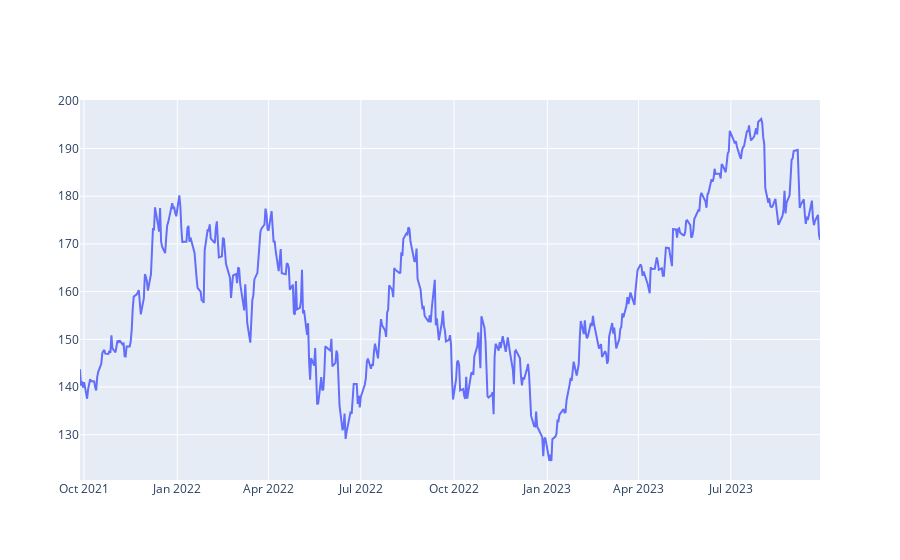

Write notebook code for a chart like this one.
### Code cell
fig = go.Figure(data=go.Scatter(x=df.index,y=df['Close'], mode='lines'))
fig.show()

### Figure 1 — Plotly figure (JSON) as saved in the notebook; plotly's stock layout.template omitted (floating-point values rounded to 4 significant figures; data arrays with more than 128 entries replaced by an {"elided": "..."} marker saying what was removed)
{"data": [{"mode": "lines", "type": "scatter", "x": {"elided": "504 str values"}, "y": {"elided": "504 float values"}}], "layout": {}}
